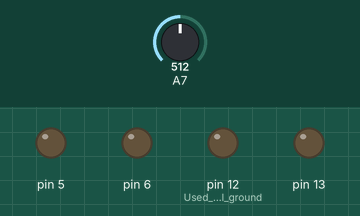
This sketch was run on a simulated Arduino Nano, built with avr-gcc and run on an emulated ATmega328P. Parts: output pins drawn as LEDs (lit = HIGH). The inputs (shaded band) are chosen by the test bench; at power-on: A7 = 512.

Above: at 5.8 s.
5.9 s: A7 set to 716
At 10.9 s:
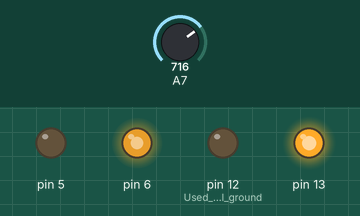
16.5 s: A7 set to 900
At 20.9 s:
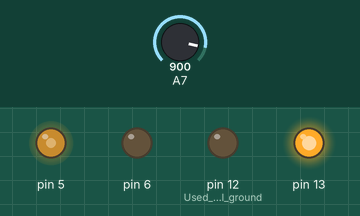
26.5 s: A7 set to 306
At 31.0 s:
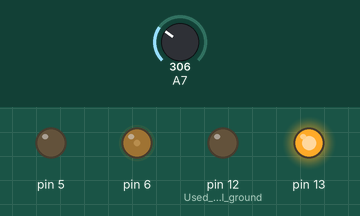
36.5 s: A7 set to 122
56.5 s: A7 set to 511
Timing chart, 0 to 66.5 s (numbered marks = the images above; inputs shaded):
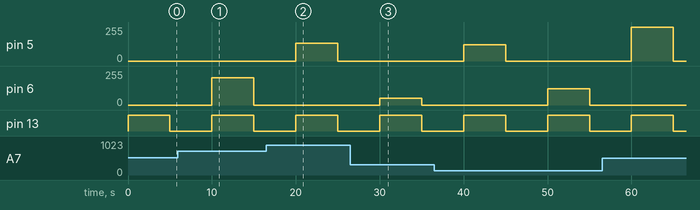

Measured:
- after the input at 5.9 s, pin 6: 0/255 → 204/255 after 4.1 s, → 0/255 5.0 s later
- by itself, pin 13: alternates HIGH for 5.0 s and LOW for 5.0 s

The sketch:

enrichment_ball.ino
```cpp
// Mini Encrichment Ball Demo Code as presented at AAZK 2023 Conference
// This code reads a pot to set the speed.
// The code alternates between 5 seconds on
// and 5 seconds off, controlling an H-birdge.

int speed = 0;

void setup() {
  // Setup outputs and drive all low initially
  pinMode(5, OUTPUT);
  pinMode(6, OUTPUT);
  pinMode(12, OUTPUT); // Used as additional ground pin for pot
  pinMode(13, OUTPUT);
  digitalWrite(5, LOW);
  digitalWrite(6, LOW);
  digitalWrite(12, LOW); // Used as additional ground pin for pot
  digitalWrite(13, LOW);
}

void loop() {

  // Get pot value and set speed
  // "Forward" movement
  speed = analogRead(A7);
  analogWrite(5, speed);
  digitalWrite(6, LOW);

  // Set LED on to indicate motion
  digitalWrite(13, HIGH);


  delay(5000);

  // Stop motion
  speed = analogRead(A7);
  digitalWrite(5, LOW);
  digitalWrite(6, LOW);

  // Turn off LED to indicate motion has stopped
  digitalWrite(13, LOW);

  delay(5000);

  // Get pot value and set speed
  // "Reverse" movement
  speed = analogRead(A7);
  analogWrite(6, speed);
  digitalWrite(5, LOW);

  // Set LED on to indicate motion
  digitalWrite(13, HIGH);

  delay(5000);

  // Stop motion
  speed = analogRead(A7);
  digitalWrite(5, LOW);
  digitalWrite(6, LOW);

  // Turn off LED to indicate motion has stopped
  digitalWrite(13, LOW);

  delay(5000);

}
```
